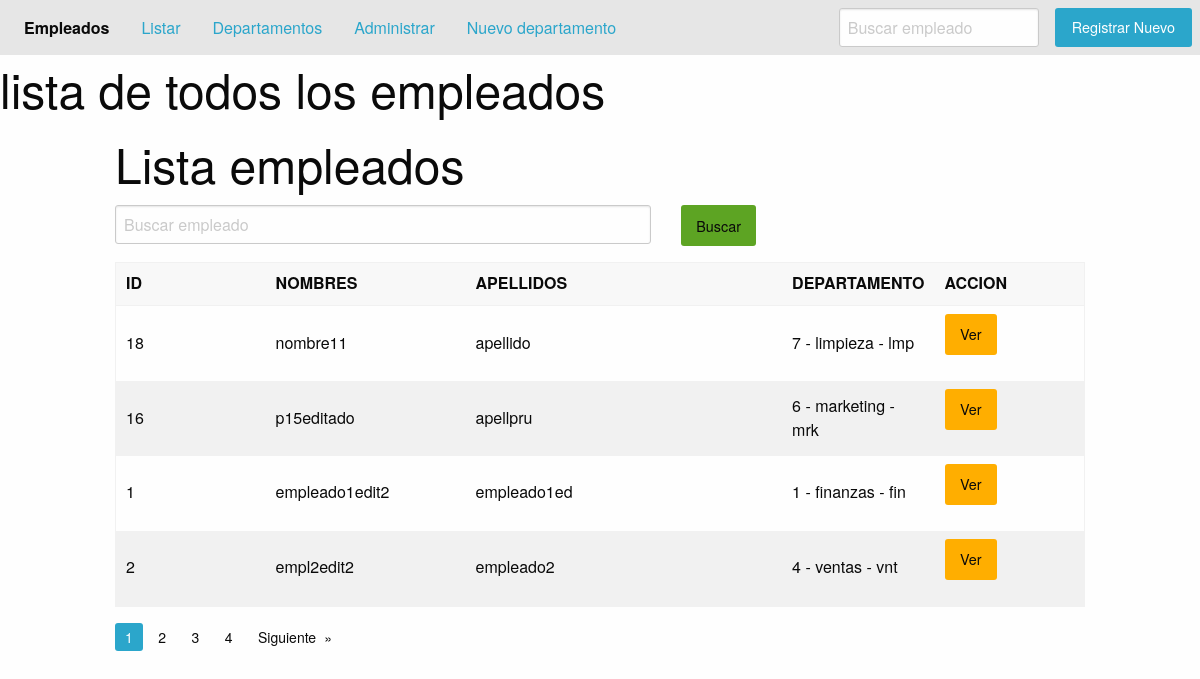
Screenshot of /listaemp/ with the database file from the repository.
### applications/persona/models.py (models this page shows)
class Empleado(models.Model):
    first_name = models.CharField('nombre', max_length=60)
    last_name = models.CharField('apellido',max_length=60)
    full_name= models.CharField('nombres completos',max_length=120,blank=True)
    job = models.CharField('trabajo',max_length=5,choices=tipo_job)
    depa=models.ForeignKey(Departamentos,on_delete=models.CASCADE)
    habilidades=models.ManyToManyField(Habilidades)
    class Meta:
        verbose_name='verb_empleado'
        verbose_name_plural='pl_empleados'
        ordering=['last_name']

### applications/departamento/models.py (models this page shows)
class Departamentos(models.Model):
    name = models.CharField('nombre',max_length=50)
    shor_name=models.CharField('nombre corto',max_length=20)
    anulate=models.BooleanField('anulado',default=False)
    def __str__(self):
        return f'{self.id} - {self.name} - {self.shor_name}'
    class Meta:
        verbose_name='verb_depart'
        verbose_name_plural='plural_depart'
        ordering=['-name']
        unique_together=('name','shor_name')

### applications/persona/views.py (the view)
# urls.py: path('listaemp/',views.ListAllemp.as_view(),name='empleados_all'),
class ListAllemp(ListView):
    template_name = 'persona/list_all.html'
    paginate_by = 4
    context_object_name = 'emple'
    def get_queryset(self):
        clave=self.request.GET.get('kword',None)
        if not clave:
            clave=''
        lista=Empleado.objects.filter(first_name__icontains=clave)
        return lista

### templates/persona/list_all.html (shortened to what this page needs)
{% extends 'base.html' %}
{% block body %}
{% include 'includes/head.html' %}
    <h1>lista de todos los empleados</h1>
    <div class="grid-container">
        <div class="grid-x">
            <h1 class="cell">Lista empleados</h1>
            <form class="cell grid-x grid-margin-x" method="get">
                <div class="cell large-7">
                    <input type="text" placeholder="Buscar empleado" id="kword" name="kword">
                </div>
                <div class="cell large-2">
                    <button type="submit" class="success button">Buscar</button>
                </div>
            </form>
            <div class="cell">
                <table>
                  <thead>
                    <tr>
                      <th width="150">ID</th>
                      <th width="200">NOMBRES</th>
                      <th>APELLIDOS</th>
                      <th width="150">DEPARTAMENTO</th>
                      <th width="150">ACCION</th>
                    </tr>
                  </thead>
                  <tbody>
                      {% for foo in emple %}
                        <tr>
                            <td>{{ foo.id}}</td>
                            <td>{{ foo.first_name}}</td>
                            <td>{{ foo.last_name}}</td>
                            <td>{{ foo.depa}}</td>
                            <td><a class="button warning" href="{% url 'persona_app:detalle' foo.id %}">Ver</a></td>
                        </tr>
                      {% endfor %}
                  </tbody>
                </table>
            </div>
            <div class="cell">
                {% if is_paginated %}
                    <nav aria-label="Pagination">
                      <ul class="pagination">
                      {% for pag in paginator.page_range %}
                          {% ifequal pag page_obj.number %}
                              <li class="current"><span class="show-for-sr">You're on page</span> {{ pag }}</li>
                          {% else %}
                              <li><a href="?page={{ pag }}">{{ pag }}</a></li>
                          {% endifequal %}
                      {% endfor %}
                      {% if page_obj.has_next %}
                            <li class="pagination-next">
                                <a href="?page={{ page_obj.next_page_number }}" aria-label="Page 2">Siguiente</a></li>
                      {% endif %}
                      </ul>
                    </nav>
                {% endif %}
            </div>
        </div>
    </div>
{% endblock %}

### rows the page displays
Empleado: id "18", first_name "nombre11", last_name "apellido", depa "7 - limpieza - lmp"
Empleado: id "16", first_name "p15editado", last_name "apellpru", depa "6 - marketing - mrk"
Empleado: id "1", first_name "empleado1edit2", last_name "empleado1ed", depa "1 - finanzas - fin"
Empleado: id "2", first_name "empl2edit2", last_name "empleado2", depa "4 - ventas - vnt"

### other values shown
{{ pag }} "1"
{{ pag }} "2" "3" "4"
